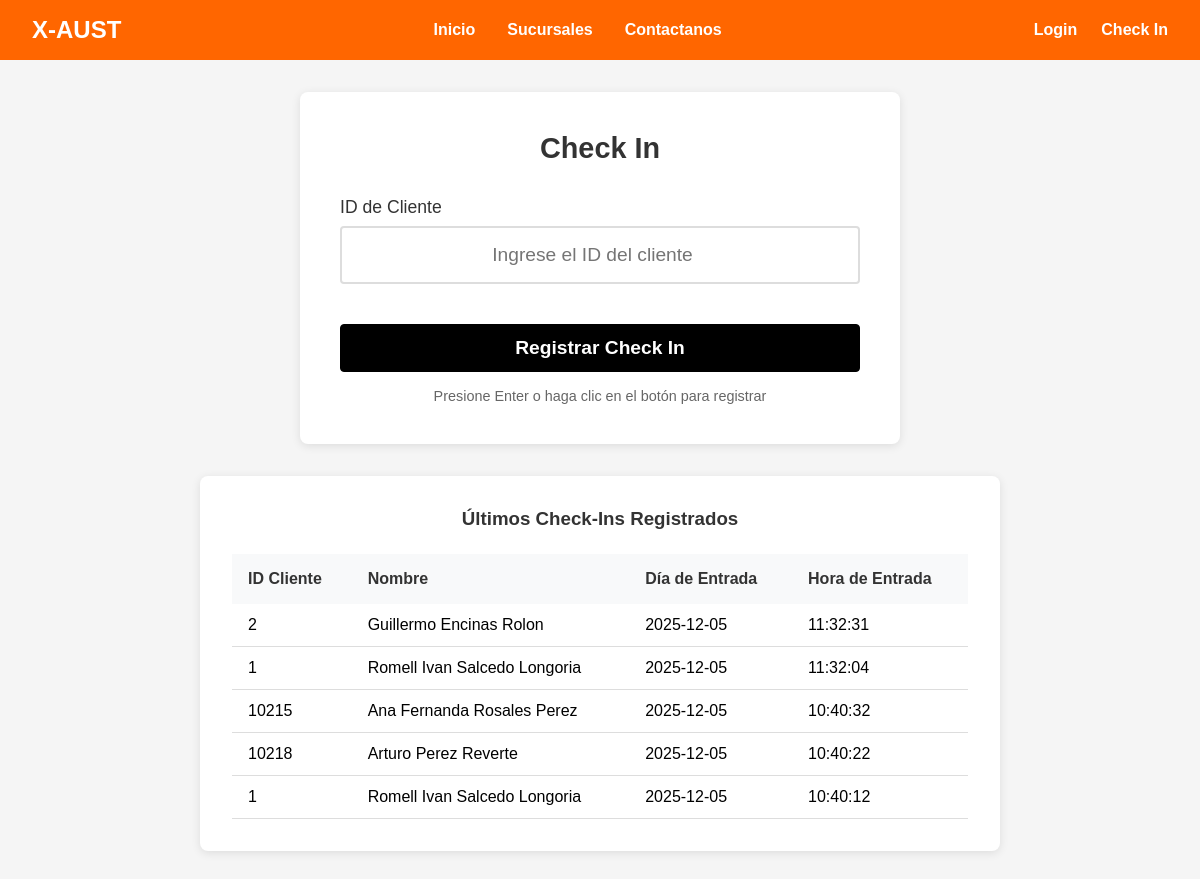
Screenshot of /main/checkIn.php with the database file from the repository.
### tables this page shows
CREATE TABLE `checkIn` (
  `idCliente` int NOT NULL,
  `diaEntrada` date NOT NULL,
  `horaEntrada` time NOT NULL,
  PRIMARY KEY (`idCliente`,`diaEntrada`,`horaEntrada`),
  CONSTRAINT `fk_checkin_cliente` FOREIGN KEY (`idCliente`) REFERENCES `Cliente` (`idCliente`) ON DELETE CASCADE ON UPDATE CASCADE
);

CREATE TABLE `Cliente` (
  `idCliente` int NOT NULL AUTO_INCREMENT,
  `Nombres` varchar(100) NOT NULL,
  `Apellidos` varchar(100) NOT NULL,
  `Correo` varchar(150) NOT NULL,
  `Telefono` varchar(20) DEFAULT NULL,
  `fechaNacimiento` date DEFAULT NULL,
  `estadoMembresia` enum('DIA_PRUEBA','SEMANAL','MENSUALIDAD','ANUALIDAD','PROVISIONAL','VENCIDA') DEFAULT NULL,
  `fechaVencimiento` date DEFAULT NULL,
  `idCoach` int DEFAULT NULL,
  `fechaAsignacionCoach` date DEFAULT NULL,
  PRIMARY KEY (`idCliente`),
  UNIQUE KEY `Correo` (`Correo`),
  KEY `idx_cliente_coach` (`idCoach`),
  CONSTRAINT `fk_cliente_coach` FOREIGN KEY (`idCoach`) REFERENCES `Coach` (`idCoach`) ON DELETE SET NULL ON UPDATE CASCADE
);

### main/checkIn.php (the view, shortened to what this page needs)
<?php
include '../conexion.php';
$con = mysqli_connect($host, $user, $pw, $db);
$ultimosCheckIns = mysqli_query($con, "SELECT c.idCliente, cl.Nombres, cl.Apellidos, c.diaEntrada, c.horaEntrada
                                       FROM checkIn c
                                       INNER JOIN Cliente cl ON c.idCliente = cl.idCliente
                                       ORDER BY c.diaEntrada DESC, c.horaEntrada DESC
                                       LIMIT 5");
?>
<!DOCTYPE html>
<html lang="es">
<head>
    <link href="../css/style.css" rel="stylesheet" />
    <link href="../css/checkIn.css" rel="stylesheet" />
</head>
<body>
    <header class="header-publico">
        <div class="nav-logo">
            <a href="index.html">X-AUST</a>
        </div>
        <ul class="nav-menu">
            <li><a href="index.html">Inicio</a></li>
            <li><a href="sucursales.html">Sucursales</a></li>
            <li><a href="contactanos.html">Contactanos</a></li>
        </ul>
        <ul class="nav-acciones">
            <li><a href="login.html">Login</a></li>
            <li><a href="checkIn.php">Check In</a></li>
        </ul>
    </header>
    <main class="checkin-container">
        <div class="checkin-box">
            <h2>Check In</h2>
            <form method="POST" action="checkIn.php" id="checkinForm">
                <div class="form-group">
                    <label for="idCliente">ID de Cliente</label>
                    <input
                        type="number"
                        id="idCliente"
                        name="idCliente"
                        placeholder="Ingrese el ID del cliente"
                        required
                        autofocus
                        min="1"
                    />
                </div>
                <button type="submit" class="btn-submit" name="checkin_cliente">
                    Registrar Check In
                </button>
            </form>
            <p class="help-text">
                Presione Enter o haga clic en el botón para registrar
            </p>
        </div>
        <?php if ($ultimosCheckIns && mysqli_num_rows($ultimosCheckIns) > 0): ?>
        <div class="checkins-recientes">
            <h3>Últimos Check-Ins Registrados</h3>
            <table>
                <thead>
                    <tr>
                        <th>ID Cliente</th>
                        <th>Nombre</th>
                        <th>Día de Entrada</th>
                        <th>Hora de Entrada</th>
                    </tr>
                </thead>
                <tbody>
                    <?php while ($checkin = mysqli_fetch_assoc($ultimosCheckIns)): ?>
                    <tr>
                        <td><?php echo htmlspecialchars($checkin['idCliente']); ?></td>
                        <td><?php echo htmlspecialchars($checkin['Nombres'] . ' ' . $checkin['Apellidos']); ?></td>
                        <td><?php echo htmlspecialchars($checkin['diaEntrada']); ?></td>
                        <td><?php echo htmlspecialchars($checkin['horaEntrada']); ?></td>
                    </tr>
                    <?php endwhile; ?>
                </tbody>
            </table>
        </div>
        <?php endif; ?>
    </main>
</body>
</html>

### css/style.css (style rules this page uses)
* { margin: 0; padding: 0; box-sizing: border-box; }
body { font-family: Arial, sans-serif; }
header { color: #FFFFFF; display: flex; align-items: center; justify-content: space-between; padding: 1rem 2rem; width: 100%; }
header.header-publico { background-color: #FF6600; }
.nav-logo { flex: 0 0 auto; }
.nav-logo a { color: #FFFFFF; text-decoration: none; font-size: 1.5rem; font-weight: bold; }
.nav-menu { display: flex; list-style: none; gap: 2rem; flex: 1; justify-content: center; align-items: center; }
.nav-menu li { text-decoration: none; color: #FFFFFF; cursor: pointer; transition: all 0.3s ease; font-weight: bold; }
.nav-menu a { color: inherit; text-decoration: none; }
.nav-acciones { display: flex; list-style: none; gap: 1.5rem; flex: 0 0 auto; align-items: center; }
.nav-acciones li { text-decoration: none; color: #FFFFFF; cursor: pointer; transition: all 0.3s ease; font-weight: bold; }
.nav-acciones li a { text-decoration: none; color: inherit; }
.btn-accion, .btn-secundario, .btn-contorno, .btn-submit, .btn-eliminar { display: inline-block; padding: 0.75rem 1.4rem; border-radius: 4px; font-weight: 700; text-decoration: none; transition: all 0.3s ease; text-align: center; cursor: pointer; font-family: inherit; border: 1px solid transparent; font-size: 1rem; }
table { width: 100%; border-collapse: collapse; margin-top: 1rem; }
table thead tr { background-color: #000000; color: #FFFFFF; }
table th { padding: 1rem; text-align: left; font-weight: bold; }
table td { padding: 0.75rem 1rem; border-bottom: 1px solid #ddd; }
.form-group { margin-bottom: 1.5rem; }
.form-group label { display: block; margin-bottom: 0.5rem; color: #333; font-weight: 500; }
.form-group input, .form-group select, .form-group textarea { width: 100%; padding: 0.75rem; border: 1px solid #ddd; border-radius: 4px; font-size: 1rem; transition: border-color 0.3s ease; font-family: inherit; }
.btn-submit { background-color: #000000; color: #FFFFFF; border-color: #000000; width: 100%; }

### css/checkIn.css (style rules this page uses)
.checkin-container { display: flex; flex-direction: column; align-items: center; justify-content: center; min-height: calc(100vh - 80px); padding: 2rem; background-color: #f5f5f5; }
.checkin-box { background-color: #FFFFFF; padding: 2.5rem; border-radius: 8px; box-shadow: 0 2px 10px rgba(0, 0, 0, 0.1); width: 100%; max-width: 600px; margin-bottom: 2rem; }
.checkin-box h2 { text-align: center; margin-bottom: 2rem; color: #333; font-size: 1.8rem; }
.checkin-box .help-text { text-align: center; margin-top: 1rem; color: #666; font-size: 0.9rem; }
.checkin-box .form-group label { font-size: 1.1rem; }
.checkin-box .form-group input { padding: 1rem; border: 2px solid #ddd; font-size: 1.2rem; text-align: center; }
.checkin-box .btn-submit { font-size: 1.2rem; margin-top: 1rem; }
.checkins-recientes { background-color: #FFFFFF; padding: 2rem; border-radius: 8px; box-shadow: 0 2px 10px rgba(0, 0, 0, 0.1); width: 100%; max-width: 800px; }
.checkins-recientes h3 { margin-bottom: 1.5rem; color: #333; text-align: center; }
.checkins-recientes table th { background-color: #f8f9fa; color: #333; }

### rows the page displays
checkin: idCliente "2", idCliente.Apellidos "Guillermo Encinas Rolon", diaEntrada "2025-12-05", horaEntrada "11:32:31"
checkin: idCliente "1", idCliente.Apellidos "Romell Ivan Salcedo Longoria", diaEntrada "2025-12-05", horaEntrada "11:32:04"
checkin: idCliente "10215", idCliente.Apellidos "Ana Fernanda Rosales Perez", diaEntrada "2025-12-05", horaEntrada "10:40:32"
checkin: idCliente "10218", idCliente.Apellidos "Arturo Perez Reverte", diaEntrada "2025-12-05", horaEntrada "10:40:22"
checkin: idCliente "1", idCliente.Apellidos "Romell Ivan Salcedo Longoria", diaEntrada "2025-12-05", horaEntrada "10:40:12"
